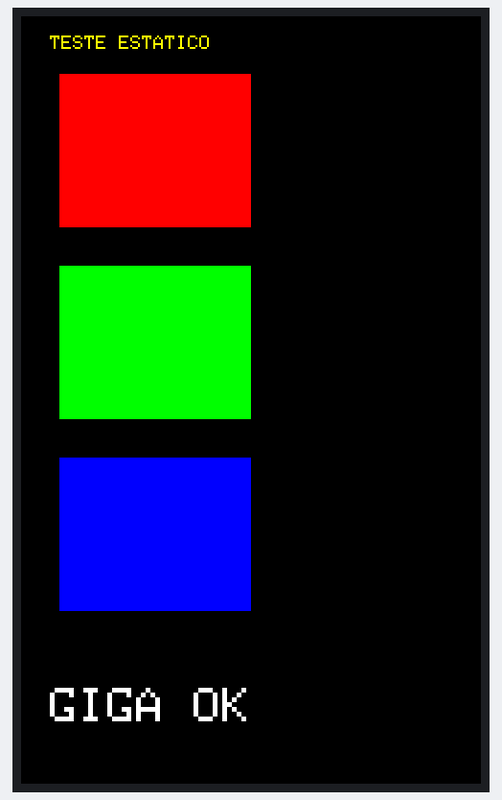
The sketch below on a simulated Arduino Giga R1. Shown: 480×800 colour display.

Above: at 0.5 s.

The sketch:

test_estatico.ino
```cpp
/*
 * TESTE ESTATICO do GIGA Display - desenha UMA vez e para.
 * Se isto aparecer limpo, o display esta 100% (o bug era o redesenho).
 */
#include "Arduino_GigaDisplay_GFX.h"

GigaDisplay_GFX gfx;

void setup() {
  gfx.begin();
  gfx.setRotation(0);

  gfx.fillScreen(0x0000);                       // fundo preto

  gfx.fillRect(40,  60, 200, 160, 0xF800);      // vermelho
  gfx.fillRect(40, 260, 200, 160, 0x07E0);      // verde
  gfx.fillRect(40, 460, 200, 160, 0x001F);      // azul

  gfx.setTextColor(0xFFFF);
  gfx.setTextSize(5);
  gfx.setCursor(30, 700);
  gfx.print("GIGA OK");

  gfx.setTextSize(2);
  gfx.setTextColor(0xFFE0);
  gfx.setCursor(30, 20);
  gfx.print("TESTE ESTATICO");
}

void loop() {
  // nada: imagem fixa
}
```
